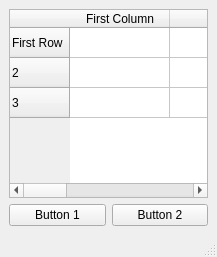
<?xml version="1.0" encoding="UTF-8"?>
<ui version="4.0">
 <class>MainWindow</class>
 <widget class="QMainWindow" name="MainWindow">
  <property name="geometry">
   <rect>
    <x>0</x>
    <y>0</y>
    <width>217</width>
    <height>257</height>
   </rect>
  </property>
  <property name="windowTitle">
   <string>MainWindow</string>
  </property>
  <widget class="QWidget" name="centralwidget">
   <layout class="QVBoxLayout" name="verticalLayout">
    <item>
     <layout class="QHBoxLayout" name="horizontalLayout"/>
    </item>
    <item>
     <widget class="QTableWidget" name="tableWidget">
      <property name="rowCount">
       <number>3</number>
      </property>
      <property name="columnCount">
       <number>4</number>
      </property>
      <row>
       <property name="text">
        <string>First Row</string>
       </property>
      </row>
      <row/>
      <row/>
      <column>
       <property name="text">
        <string>First Column</string>
       </property>
      </column>
      <column/>
      <column/>
      <column/>
     </widget>
    </item>
    <item>
     <layout class="QHBoxLayout" name="horizontalLayout_2">
      <item>
       <widget class="QPushButton" name="pushButton">
        <property name="text">
         <string>Button 1</string>
        </property>
       </widget>
      </item>
      <item>
       <widget class="QPushButton" name="pushButton_2">
        <property name="text">
         <string>Button 2</string>
        </property>
       </widget>
      </item>
     </layout>
    </item>
   </layout>
  </widget>
  <widget class="QMenuBar" name="menubar">
   <property name="geometry">
    <rect>
     <x>0</x>
     <y>0</y>
     <width>217</width>
     <height>26</height>
    </rect>
   </property>
  </widget>
  <widget class="QStatusBar" name="statusbar"/>
 </widget>
 <resources/>
 <connections/>
</ui>
